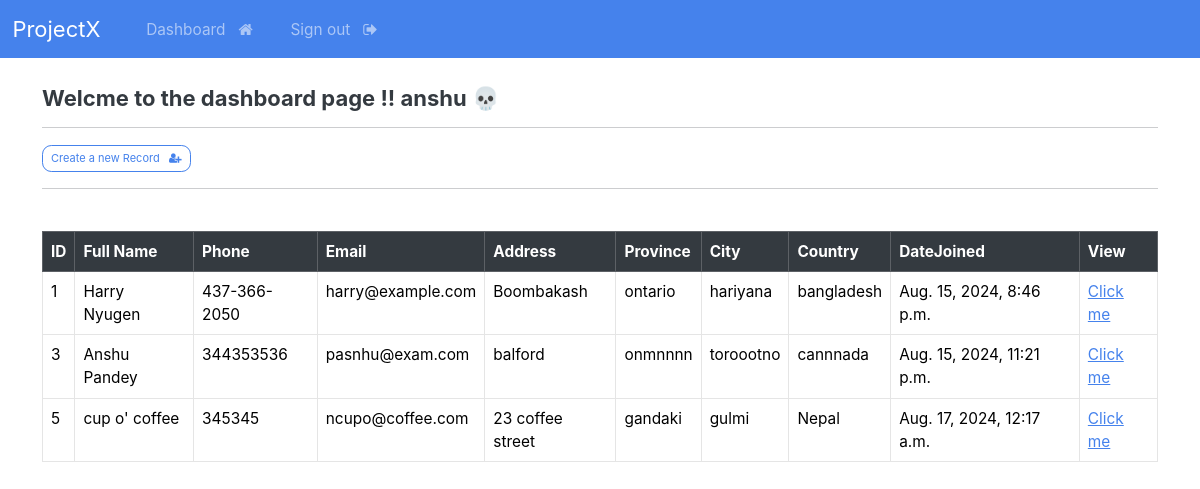
The page /dashboard (signed in) on the database its author committed.
### webapp/models.py (models this page shows, shortened)
class Record(models.Model):
    creation_date = models.DateTimeField(auto_now_add=True)
    first_name = models.CharField(max_length =100)
    last_name = models.CharField(max_length=100)
    email = models.CharField(max_length=255)
    phone = models.CharField(max_length=20)
    address = models.CharField(max_length=300)
    city = models.CharField(max_length=255)
    province = models.CharField(max_length=255)
    country = models.CharField(max_length=255)

### webapp/views.py (the view)
# urls.py: path('dashboard', views.dashboard, name='dashboard'),
@login_required(login_url='login')
def dashboard(request):
    record = Record.objects.all()
    context = {'record' : record }
    return render(request, 'webapp/dashboard.html', context=context)

### webapp/templates/webapp/dashboard.html (shortened to what this page needs)
{% extends 'webapp/base.html'%}
 {%block content%}
 <body>
    <h5> Welcme to the dashboard page !! {{user}} 💀 </h5>
    <hr>
    <a class= "btn btn-outline-primary btn-sm" href = "{% url 'createrecord'%}">
        Create a new Record  &nbsp; <i class="fa fa-solid fa-user-plus"></i>
    </a>
    <hr>
    <table class="table table-hover table-bordered">
        <thead class="table-dark">
            <tr>
                <th scope="col">ID</th>
                <th scope="col"> Full Name </th>
                <th scope="col"> Phone</th>
                <th scope="col">Email</th>
                <th scope="col">Address</th>
                <th scope="col">Province</th>
                <th scope="col">City</th>
                <th scope="col">Country</th>
                <th scope="col"> DateJoined</th>
                <th scope="col"> View </th>
            </tr>
        </thead>
        <tbody>
            {% if record%}
            {% for rec in record%}
            <tr>
                <td> {{rec.id}} </td>
                <td> {{rec.first_name}} {{rec.last_name}} </td>
                <td> {{rec.phone}} </td>
                <td> {{rec.email}} </td>
                <td> {{rec.address}} </td>
                <td> {{rec.province}} </td>
                <td> {{rec.city}} </td>
                <td> {{rec.country}} </td>
                <td> {{rec.creation_date}} </td>
                <td><a href=a"{% url 'viewrecord' rec.id %}"> Click me </a> </td>
            </tr>
            {%endfor%}
            {%endif%}
        </tbody>
</body>
<br>
 {%endblock%}

### webapp/templates/webapp/base.html (shortened to what this page needs)
{% load static %}
<!DOCTYPE html>
<html>
    <head>
        <link rel="stylesheet" type ="text/css" href="https://bootswatch.com/5/litera/bootstrap.min.css">
        <link rel="stylesheet" type="text/css" href="{% static 'css/style.css' %}">
        <link rel="stylesheet" href="https://cdnjs.cloudflare.com/ajax/libs/font-awesome/4.7.0/css/font-awesome.min.css">
    </head>
        <body>
            {% include 'webapp/navbar.html'%}
            <div class ="container">
                <br>
            {% block content %}
            {% endblock%}
            </div>
            </body>
        </body>
</html>

### webapp/templates/webapp/navbar.html (shortened to what this page needs)
<nav class="navbar navbar-expand-lg navbar-dark bg-primary justify-content-center">
    <a class="navbar-brand main-heading" href="{% url '' %}">
      &nbsp; ProjectX
    </a>
      <div class="collapse navbar-collapse text-center" id="navbarNavDropdown">
        <ul class="navbar-nav mr-auto">
          {% if user.is_authenticated %}
            <li class="nav-item">
              <a class="nav-link" href="{% url 'dashboard' %}">Dashboard &nbsp; <i class="fa fa-home" aria-hidden="true"></i> </a>
            </li>
            <li class="nav-item">
              <a class="nav-link" href="{% url 'logout' %}">Sign out &nbsp; <i class="fa fa-sign-out" aria-hidden="true"></i> </a>
            </li>
        </ul>
        {% endif %}
      </div>
  </nav>

### rows shown on the page
Record: id "1", first_name "Harry", last_name "Nyugen", phone "437-366-2050", email "harry@example.com", address "Boombakash", province "ontario", city "hariyana", country "bangladesh", creation_date "Aug. 15, 2024, 8:46 p.m."
Record: id "3", first_name "Anshu", last_name "Pandey", phone "344353536", email "pasnhu@exam.com", address "balford", province "onmnnnn", city "toroootno", country "cannnada", creation_date "Aug. 15, 2024, 11:21 p.m."
Record: id "5", first_name "cup o'", last_name "coffee", phone "345345", email "ncupo@coffee.com", address "23 coffee street", province "gandaki", city "gulmi", country "Nepal", creation_date "Aug. 17, 2024, 12:17 a.m."

### other values the page prints
{{ user }} "anshu"
